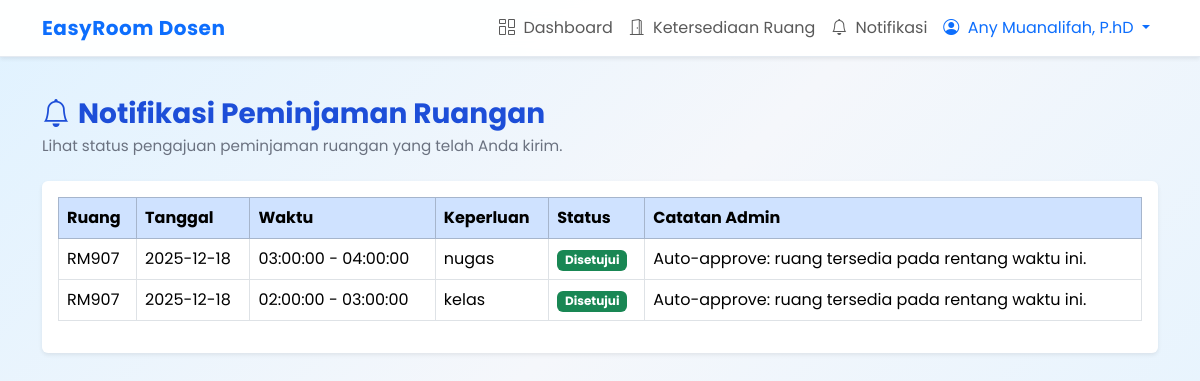
The page /dosen/notifikasi.php (signed in) on the database its author committed.
### tables this page shows
CREATE TABLE `peminjaman` (
  `kode_peminjaman` varchar(15) NOT NULL,
  `id_dosen` varchar(15) DEFAULT NULL,
  `kode_ruang` varchar(15) DEFAULT NULL,
  `id_admin` varchar(15) DEFAULT NULL,
  `tanggal` date DEFAULT NULL,
  `waktu_mulai` time DEFAULT NULL,
  `waktu_selesai` time DEFAULT NULL,
  `keperluan` text DEFAULT NULL,
  `file_pengajuan` varchar(255) DEFAULT NULL,
  `status` enum('Menunggu','Disetujui','Ditolak') DEFAULT 'Menunggu',
  `catatan_admin` text DEFAULT NULL
);

CREATE TABLE `ruang` (
  `kode_ruang` varchar(15) NOT NULL,
  `nama_ruang` varchar(50) NOT NULL,
  `kapasitas` int(11) DEFAULT NULL,
  `fasilitas` text DEFAULT NULL,
  `lokasi` varchar(100) DEFAULT NULL,
  `status` enum('Terpakai','Kosong') DEFAULT 'Terpakai'
);

### functions.php (called while the page is built, shortened)
<?php
function current_user(): ?array
{
    return $_SESSION['user'] ?? null;
}

### dosen/notifikasi.php (the view, shortened to what this page needs)
<?php
require_once __DIR__ . '/../functions.php';
require_once __DIR__ . '/../config.php';
$user = current_user();
$id_dosen = $user['id'];
$stmt = $conn->prepare("
    SELECT p.*, r.kode_ruang
    FROM peminjaman p
    JOIN ruang r ON p.kode_ruang = r.kode_ruang
    WHERE p.id_dosen = ?
    ORDER BY p.tanggal DESC, p.waktu_mulai DESC
");
$stmt->bind_param("i", $id_dosen);
$stmt->execute();
$notif = $stmt->get_result();
?>
<!doctype html>
<html lang="id">
<head>
    <link rel="stylesheet" href="https://cdn.jsdelivr.net/npm/bootstrap@5.3.3/dist/css/bootstrap.min.css">
    <link rel="stylesheet" href="https://cdn.jsdelivr.net/npm/bootstrap-icons@1.11.3/font/bootstrap-icons.css">
    <link rel="stylesheet" href="https://unpkg.com/aos@2.3.1/dist/aos.css">
    <link rel="stylesheet" href="../assets/css/style.css">
</head>
<body class="mhs-page">
<?php include 'navbar.php'; ?>
<div class="container mhs-container">
    <div class="page-header">
        <h3 class="page-header-title mb-1">
            <i class="bi bi-bell me-2"></i>Notifikasi Peminjaman Ruangan
        </h3>
        <p class="page-header-subtitle mb-0">
            Lihat status pengajuan peminjaman ruangan yang telah Anda kirim.
        </p>
    </div>
    <div class="card shadow-sm border-0">
        <div class="card-body">
            <?php if ($notif->num_rows === 0): ?>
                <p class="text-muted mb-0">
                    Belum ada pengajuan peminjaman ruangan.
                </p>
            <?php else: ?>
            <div class="table-responsive">
                <table class="table table-bordered align-middle">
                    <thead class="table-primary">
                        <tr>
                            <th>Ruang</th>
                            <th>Tanggal</th>
                            <th>Waktu</th>
                            <th>Keperluan</th>
                            <th>Status</th>
                            <th>Catatan Admin</th>
                        </tr>
                    </thead>
                    <tbody>
                        <?php while ($n = $notif->fetch_assoc()): ?>
                        <tr>
                            <td><?= htmlspecialchars($n['kode_ruang']); ?></td>
                            <td><?= htmlspecialchars($n['tanggal']); ?></td>
                            <td><?= htmlspecialchars($n['waktu_mulai']); ?> -
                                <?= htmlspecialchars($n['waktu_selesai']); ?></td>
                            <td><?= nl2br(htmlspecialchars($n['keperluan'])); ?></td>
                            <td>
                                <?php if ($n['status'] === 'Menunggu'): ?>
                                    <span class="badge bg-warning text-dark">Menunggu</span>
                                <?php elseif ($n['status'] === 'Disetujui'): ?>
                                    <span class="badge bg-success">Disetujui</span>
                                <?php else: ?>
                                    <span class="badge bg-danger">Ditolak</span>
                                <?php endif; ?>
                            </td>
                            <td>
                                <?= $n['catatan_admin']
                                    ? nl2br(htmlspecialchars($n['catatan_admin']))
                                    : '<span class="text-muted">-</span>'; ?>
                            </td>
                        </tr>
                        <?php endwhile; ?>
                    </tbody>
                </table>
            </div>
            <?php endif; ?>
        </div>
    </div>
</div>
</body>
</html>

### assets/css/style.css (style rules this page uses)
body { font-family: "Poppins", sans-serif; background: #f5f7fb; color: #1f2933; }
.mhs-page { background: linear-gradient(135deg, #e0f2ff 0%, #f5f7fb 45%, #e0f2ff 100%); background-attachment: fixed; }
.page-header { margin-top: 1.5rem; margin-bottom: 1.5rem; animation: fadeUp 0.6s ease-out; }
.page-header-title { font-weight: 700; color: #1d4ed8; }
.page-header-subtitle { color: #6b7280; font-size: 0.95rem; }
.mhs-container { padding-top: 1rem; padding-bottom: 2.5rem; }

### rows shown on the page
peminjaman: kode_ruang.kode_ruang "RM907", tanggal "2025-12-18", waktu_mulai "03:00:00", waktu_selesai "04:00:00", keperluan "nugas", status "Disetujui", catatan_admin "Auto-approve: ruang tersedia pada rentang waktu ini."
peminjaman: kode_ruang.kode_ruang "RM907", tanggal "2025-12-18", waktu_mulai "02:00:00", waktu_selesai "03:00:00", keperluan "kelas", status "Disetujui", catatan_admin "Auto-approve: ruang tersedia pada rentang waktu ini."

### other values the page prints
$user['nama'] "Any Muanalifah, P.hD"
